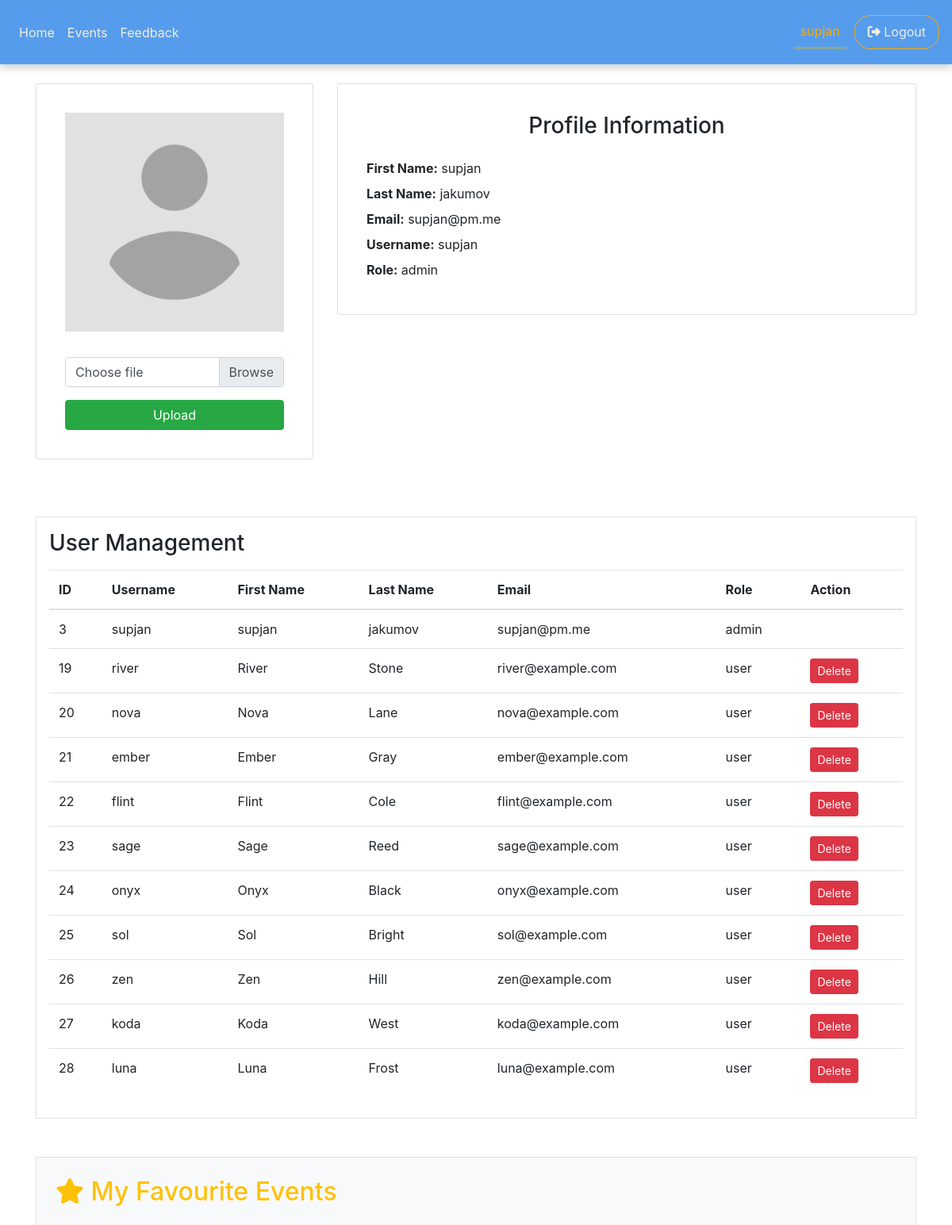
Before: /profile.php (signed in, upper part) with the older database file.
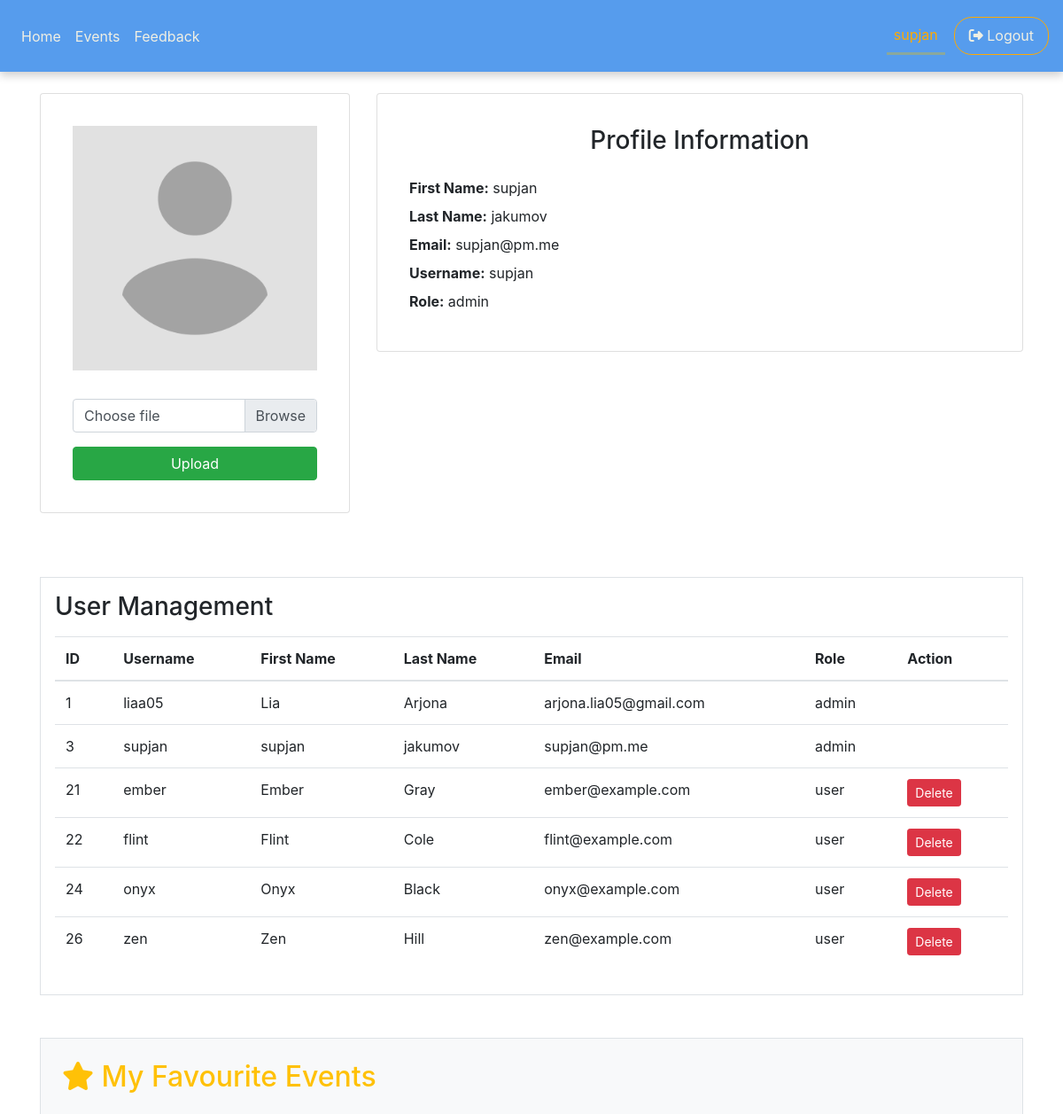
After: the same page with the newer database file.
### tables this page shows
CREATE TABLE `users` (
  `user_id` int(11) NOT NULL,
  `username` varchar(50) NOT NULL,
  `first_name` varchar(50) NOT NULL,
  `last_name` varchar(50) NOT NULL,
  `email` varchar(100) NOT NULL,
  `user_password` varchar(255) NOT NULL,
  `user_role` varchar(50) DEFAULT 'user',
  `created_at` timestamp NOT NULL DEFAULT current_timestamp(),
  `image_path` varchar(255) DEFAULT 'profile_pictures/placeholder.jpg'
);

### profile.php (the view, shortened to what this page needs)
<?php
require 'db_connection.php';
$display_image = "profile_pictures/placeholder.jpg";
?>
<!DOCTYPE html>
<html lang="en">
<head>
    <?php include "head_links.php" ?>
</head>
<body>
    <?php include 'nav.php'; ?>
    <div class="container mt-4">
        <div class="row">
            <div class="col-md-4">
                <div class="card text-center shadow-sm p-3 mb-4 bg-white rounded">
                    <div class="card-body">
                        <img src="<?php echo htmlspecialchars($display_image); ?>" alt="Profile Picture" class="img-fluid mb-3">
                        <form action="" method="POST" enctype="multipart/form-data" class="mt-3">
                            <div class="custom-file mb-3">
                                <label class="custom-file-label" for="image_path">Choose file</label>
                            </div>
                            <button type="submit" name="submit_image" class="btn btn-success w-100">Upload</button>
                        </form>
                    </div>
                </div>
            </div>
            <div class="col-md-8">
                <div class="card shadow-sm p-3 mb-4 bg-white rounded">
                    <div class="card-body">
                        <h3 class="mb-4 text-center">Profile Information</h3>
                        <div class="mb-2"><strong>First Name:</strong> <span><?php echo $_SESSION['first_name']; ?></span></div>
                        <div class="mb-2"><strong>Last Name:</strong> <span><?php echo $_SESSION['last_name']; ?></span></div>
                        <div class="mb-2"><strong>Email:</strong> <span><?php echo $_SESSION['email']; ?></span></div>
                        <div class="mb-2"><strong>Username:</strong> <span><?php echo $_SESSION['username']; ?></span></div>
                        <div class="mb-2"><strong>Role:</strong> <span><?php echo $_SESSION['user_role']; ?></span></div>
                    </div>
                </div>
            </div>
        </div>
        <?php if (isset($_SESSION['user_role']) && $_SESSION['user_role'] == 'admin') { ?>
            <div class="container px-0 mt-5 border p-3 bg-white">
                <h3 class="mb-3">User Management</h3>
                <?php
                $sql = "SELECT user_id, username, first_name, last_name, email, user_role FROM users";
                $result = $conn->query($sql);
                if ($result && $result->num_rows > 0) {
                ?>
                    <div class="table-responsive">
                        <table class="table table-hover">
                            <thead>
                                <tr>
                                    <th scope="col">ID</th>
                                    <th scope="col">Username</th>
                                    <th scope="col">First Name</th>
                                    <th scope="col">Last Name</th>
                                    <th scope="col">Email</th>
                                    <th scope="col">Role</th>
                                    <th scope="col">Action</th>
                                </tr>
                            </thead>
                            <tbody>
                                <?php while ($row = $result->fetch_assoc()) { ?>
                                    <tr>
                                        <td><?php echo htmlspecialchars($row["user_id"]); ?></td>
                                        <td><?php echo htmlspecialchars($row["username"]); ?></td>
                                        <td><?php echo htmlspecialchars($row["first_name"]); ?></td>
                                        <td><?php echo htmlspecialchars($row["last_name"]); ?></td>
                                        <td><?php echo htmlspecialchars($row["email"]); ?></td>
                                        <td><?php echo htmlspecialchars($row["user_role"]); ?></td>
                                        <td>
                                            <?php if ($row["user_role"] != "admin") { ?>
                                                <form action="delete_user.php" method="POST" class="d-inline">
                                                    <button type="submit" class="btn btn-danger btn-sm" onclick="return confirm('Delete this user?');">Delete</button>
                                                </form>
                                            <?php } ?>
                                        </td>
                                    </tr>
                                <?php } ?>
                            </tbody>
                        </table>
                    </div>
                <?php } else {
                    echo "<p>No users found.</p>";
                } ?>
            </div>
        <?php } ?>
        <div class="container px-0 mt-5 border p-4 bg-light">
            <h2 class="mb-4 text-warning"><i class="fa-solid fa-star"></i> My Favourite Events</h2>
        </div>
    </div>
</body>
</html>

Changed rows visible on the page:
removed users: user_id "19", username "river", first_name "River", last_name "Stone", email "river@example.com", user_role "user"
removed users: user_id "20", username "nova", first_name "Nova", last_name "Lane", email "nova@example.com", user_role "user"
removed users: user_id "23", username "sage", first_name "Sage", last_name "Reed", email "sage@example.com", user_role "user"
removed users: user_id "25", username "sol", first_name "Sol", last_name "Bright", email "sol@example.com", user_role "user"
removed users: user_id "27", username "koda", first_name "Koda", last_name "West", email "koda@example.com", user_role "user"
removed users: user_id "28", username "luna", first_name "Luna", last_name "Frost", email "luna@example.com", user_role "user"
added users: user_id "1", username "liaa05", first_name "Lia", last_name "Arjona", email "arjona.lia05@gmail.com", user_role "admin"
